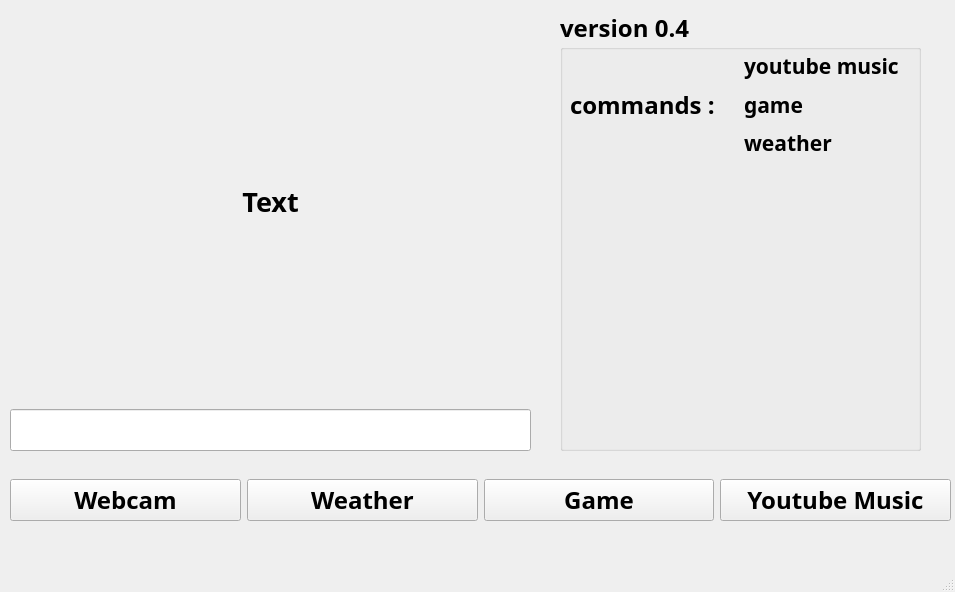
<?xml version="1.0" encoding="UTF-8"?>
<ui version="4.0">
 <class>MainWindow</class>
 <widget class="QMainWindow" name="MainWindow">
  <property name="geometry">
   <rect>
    <x>0</x>
    <y>0</y>
    <width>955</width>
    <height>592</height>
   </rect>
  </property>
  <property name="windowTitle">
   <string>MainWindow</string>
  </property>
  <widget class="QWidget" name="centralwidget">
   <widget class="QWidget" name="horizontalLayoutWidget">
    <property name="geometry">
     <rect>
      <x>10</x>
      <y>460</y>
      <width>941</width>
      <height>81</height>
     </rect>
    </property>
    <layout class="QHBoxLayout" name="horizontalLayout">
     <item>
      <widget class="QPushButton" name="webcam_button">
       <property name="font">
        <font>
         <family>Adobe Arabic</family>
         <pointsize>18</pointsize>
         <weight>75</weight>
         <bold>true</bold>
        </font>
       </property>
       <property name="text">
        <string>Webcam</string>
       </property>
      </widget>
     </item>
     <item>
      <widget class="QPushButton" name="weather_button">
       <property name="font">
        <font>
         <family>Adobe Arabic</family>
         <pointsize>18</pointsize>
         <weight>75</weight>
         <bold>true</bold>
        </font>
       </property>
       <property name="text">
        <string>Weather</string>
       </property>
      </widget>
     </item>
     <item>
      <widget class="QPushButton" name="game_button">
       <property name="font">
        <font>
         <family>Adobe Arabic</family>
         <pointsize>18</pointsize>
         <weight>75</weight>
         <bold>true</bold>
        </font>
       </property>
       <property name="text">
        <string>Game</string>
       </property>
      </widget>
     </item>
     <item>
      <widget class="QPushButton" name="youtube_button">
       <property name="font">
        <font>
         <family>Adobe Arabic</family>
         <pointsize>18</pointsize>
         <weight>75</weight>
         <bold>true</bold>
        </font>
       </property>
       <property name="text">
        <string>Youtube Music</string>
       </property>
      </widget>
     </item>
    </layout>
   </widget>
   <widget class="QWidget" name="verticalLayoutWidget">
    <property name="geometry">
     <rect>
      <x>10</x>
      <y>0</y>
      <width>521</width>
      <height>451</height>
     </rect>
    </property>
    <layout class="QVBoxLayout" name="verticalLayout">
     <item>
      <widget class="QLabel" name="chat_output_label">
       <property name="font">
        <font>
         <family>Adobe Arabic</family>
         <pointsize>20</pointsize>
         <weight>75</weight>
         <bold>true</bold>
        </font>
       </property>
       <property name="text">
        <string>Text</string>
       </property>
       <property name="alignment">
        <set>Qt::AlignCenter</set>
       </property>
      </widget>
     </item>
     <item>
      <widget class="QLineEdit" name="chat_input_label">
       <property name="sizePolicy">
        <sizepolicy hsizetype="Expanding" vsizetype="Fixed">
         <horstretch>0</horstretch>
         <verstretch>0</verstretch>
        </sizepolicy>
       </property>
       <property name="maximumSize">
        <size>
         <width>16777215</width>
         <height>16777215</height>
        </size>
       </property>
       <property name="font">
        <font>
         <family>Adobe Arabic</family>
         <pointsize>18</pointsize>
        </font>
       </property>
       <property name="text">
        <string/>
       </property>
      </widget>
     </item>
    </layout>
   </widget>
   <widget class="QGroupBox" name="groupBox">
    <property name="geometry">
     <rect>
      <x>560</x>
      <y>10</y>
      <width>361</width>
      <height>441</height>
     </rect>
    </property>
    <property name="font">
     <font>
      <family>Adobe Arabic</family>
      <pointsize>18</pointsize>
      <weight>75</weight>
      <bold>true</bold>
     </font>
    </property>
    <property name="title">
     <string>version 0.4</string>
    </property>
    <widget class="QWidget" name="horizontalLayoutWidget_3">
     <property name="geometry">
      <rect>
       <x>10</x>
       <y>40</y>
       <width>341</width>
       <height>109</height>
      </rect>
     </property>
     <layout class="QHBoxLayout" name="horizontalLayout_3">
      <item>
       <widget class="QLabel" name="label">
        <property name="font">
         <font>
          <pointsize>18</pointsize>
         </font>
        </property>
        <property name="text">
         <string>commands : </string>
        </property>
       </widget>
      </item>
      <item>
       <layout class="QVBoxLayout" name="verticalLayout_3">
        <item>
         <widget class="QLabel" name="label_3">
          <property name="font">
           <font>
            <family>Adobe Arabic</family>
            <pointsize>16</pointsize>
            <weight>75</weight>
            <bold>true</bold>
           </font>
          </property>
          <property name="text">
           <string>youtube music</string>
          </property>
         </widget>
        </item>
        <item>
         <widget class="QLabel" name="label_4">
          <property name="font">
           <font>
            <pointsize>16</pointsize>
           </font>
          </property>
          <property name="text">
           <string>game</string>
          </property>
         </widget>
        </item>
        <item>
         <widget class="QLabel" name="label_5">
          <property name="font">
           <font>
            <family>Adobe Arabic</family>
            <pointsize>16</pointsize>
           </font>
          </property>
          <property name="text">
           <string>weather</string>
          </property>
         </widget>
        </item>
       </layout>
      </item>
     </layout>
    </widget>
   </widget>
  </widget>
  <widget class="QMenuBar" name="menubar">
   <property name="geometry">
    <rect>
     <x>0</x>
     <y>0</y>
     <width>955</width>
     <height>26</height>
    </rect>
   </property>
  </widget>
  <widget class="QStatusBar" name="statusbar"/>
 </widget>
 <resources/>
 <connections/>
</ui>
